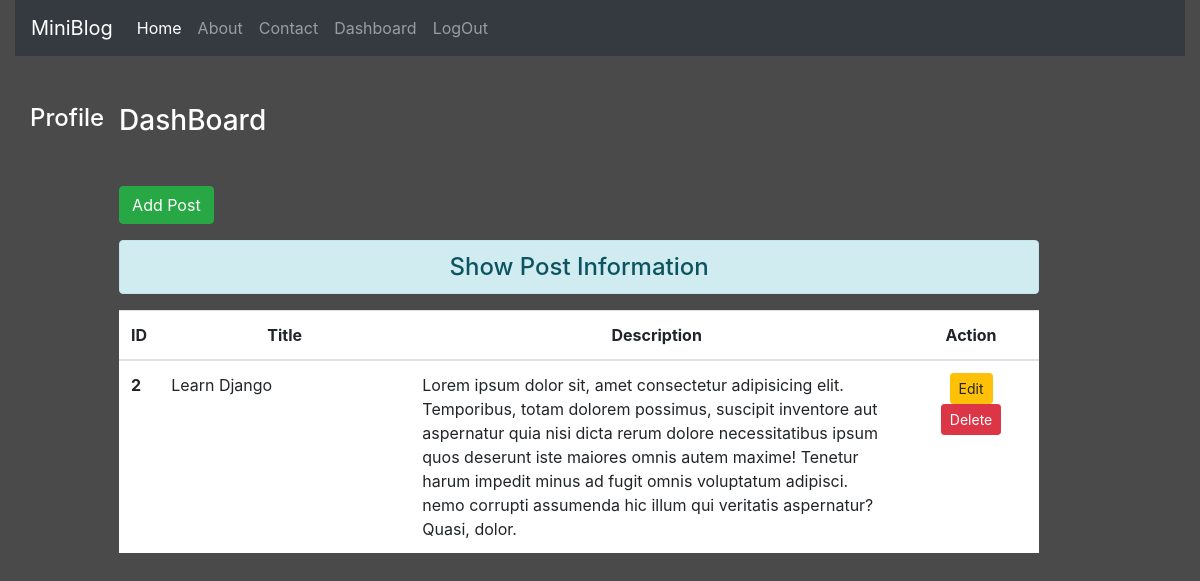
The page /dashboard/ (signed in) on the database its author committed.
### blog/models.py (models this page shows)
class Post(models.Model):
    title=models.CharField( max_length=250)
    desc=models.TextField()

### blog/views.py (the view)
# urls.py: path('dashboard/', views.dashboard,name='dashboard'),
def dashboard(request):
      if request.user.is_authenticated:
          posts=Post.objects.all()
          user=request.user
          full_name= user.get_full_name()
          gps=user.groups.all()
          return render(request,'dashboard.html',{'posts':posts,'full_name':full_name,'groups':gps})
      else:
        return render(request,'dashboard.html')

### blog/templates/dashboard.html (shortened to what this page needs)
{% extends 'base.html' %}
{% load static %}
     {% block side %}
          <div class='col=sm-2 text-white' my-5 text-center  >
            <h4 class="  my-5" >Profile</h4>
          </div>
     {% endblock side %}
{% block content %}
     <div class="col-sm-10">
         <h3 class="text-white  my-5 ">DashBoard</h3>
         <a href=" {% url 'addnewpost' %}" class="btn btn-success" >Add Post</a>
         <h4  class="text-center alert alert-info my-3" > Show Post Information</h4>
         {% if posts %}
           <table class="table table-hover bg-white">
             <thead>
                 <tr class="text-center">
                    <th scope="col" style="width:2%">ID</th>
                    <th scope="col" style="width:28%">Title</th>
                    <th scope="col" style="width:55%">Description</th>
                    <th scope="col" style="width:15%">Action</th>
                  </tr>
             </thead>
             <tbody>
                {% for post in posts %}
                <tr>
                    <th scope="row">{{post.id}}</th>
                        <td>{{post.title}}</td>
                        <td>{{post.desc}}</td>
                        <td class="text-center">
                            <a href=" {% url 'updatepost' post.id  %}  " class="btn btn-warning btn-sm" >Edit</a>
                            {% if perms.blog.delete_post %}
                            <form action=" {% url 'deletepost' post.id %}  " method='POST' class="d-online">
                                <input type="submit" class="btn btn-danger btn-sm" value="Delete">
                            </form>
                            {% endif %}
                        </td>
                </tr>
                {% endfor %}
             </tbody>
           </table>
          {% else %}
             <h4 class="text-center alert alert-warning">No Records</h4>
          {% endif %}
    </div>
{% endblock content %}

### blog/static/css/style.css (style rules this page uses)
body { background-color:rgb(75,74,74) ; color: antiquewhite; }

### rows shown on the page
Post: id "2", title "Learn Django", desc "Lorem ipsum dolor sit, amet consectetur adipisicing elit. Temporibus, totam dolorem possimus, suscipit inventore aut aspernatur quia nisi dicta rerum dolore necessitatibus ipsum quos deserunt iste maiores omnis autem maxime! Tenetur harum impedit minus ad fugit omnis voluptatum adipisci. nemo corrupti assumenda hic illum qui veritatis aspernatur? Quasi, dolor."
